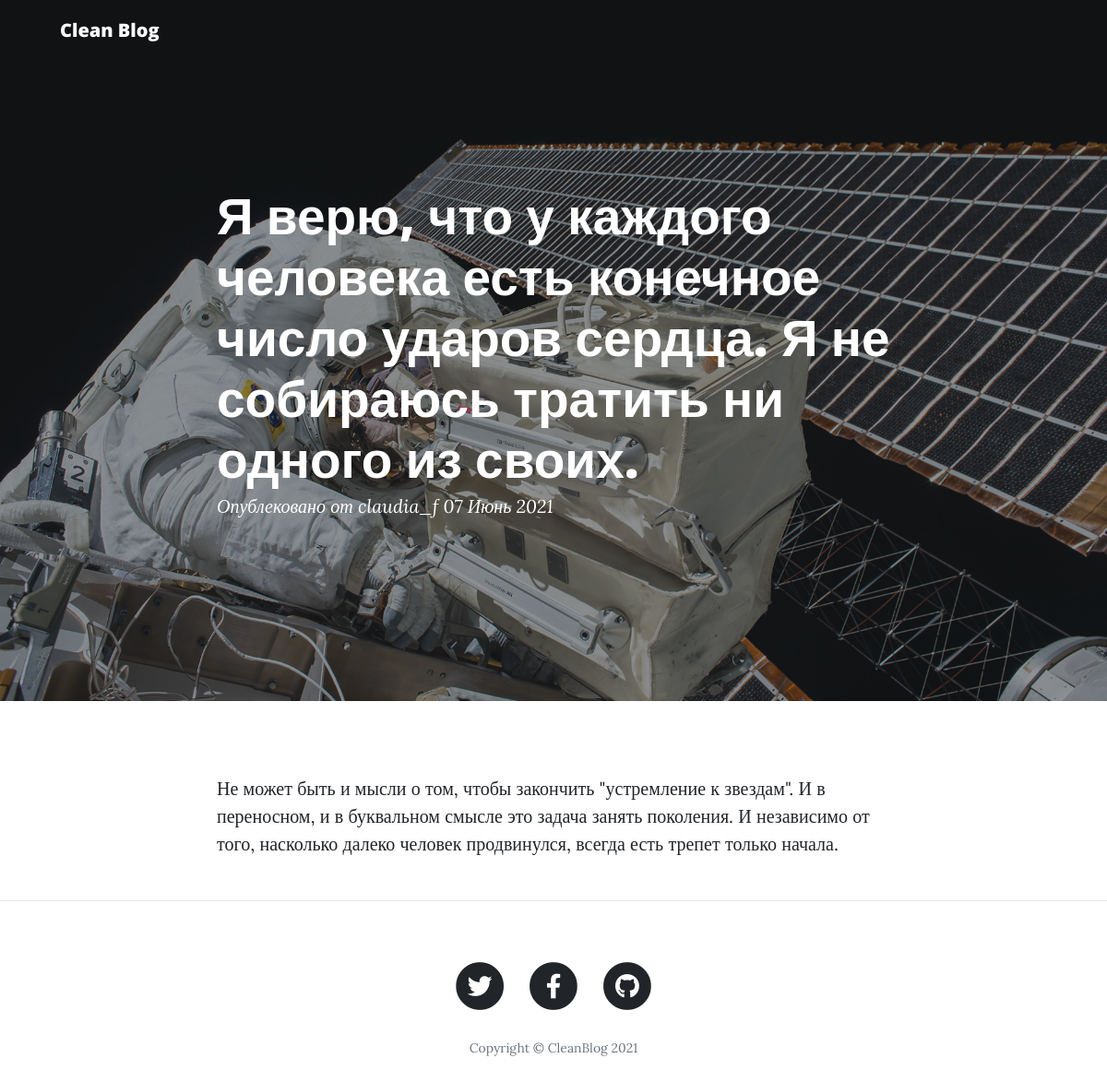
Screenshot of /post/2 with the database file from the repository.
### posts/models.py (models this page shows, shortened)
class Post(models.Model):
    title = models.CharField(max_length=128)
    description = models.CharField(max_length=64, blank=True)
    text = models.TextField()
    created_timestamp = models.DateTimeField(auto_now_add=True)
    user = models.ForeignKey(User, on_delete=models.CASCADE)

### posts/views.py (the view)
# urls.py: path('post/<int:id>', post, name='post'),
def post(request, id):
    post = Post.objects.get(id=id)
    context = {'title': f'Clean Blog - {post.title}', 'post': post}
    return render(request, 'posts/post.html', context)

### posts/templates/posts/post.html (shortened to what this page needs)
<!DOCTYPE html>
<html lang="en">
<head>
    <link href="/static/vendor/bootstrap/css/bootstrap.css" rel="stylesheet">
    <link href="/static/vendor/fontawesome-free/css/all.css" rel="stylesheet" type="text/css">
    <link href="/static/css/clean-blog.css" rel="stylesheet">
</head>
<body>
<nav class="navbar navbar-expand-lg navbar-light fixed-top" id="mainNav">
    <div class="container">
        <a class="navbar-brand" href="index.html">Clean Blog</a>
    </div>
</nav>
<header class="masthead" style="background-image: url('/static/img/post-bg.jpg')">
    <div class="overlay"></div>
    <div class="container">
        <div class="row">
            <div class="col-lg-8 col-md-10 mx-auto">
                <div class="post-heading">
                    <h1>{{ post.title }}</h1>
                    <span class="meta">
                        Опублековано от
                        <a href="#">{{ post.user.username }}</a>
                        {{ post.created_timestamp|date:'d F Y' }}
                    </span>
                </div>
            </div>
        </div>
    </div>
</header>
<article>
    <div class="container">
        <div class="row">
            <div class="col-lg-8 col-md-10 mx-auto">
                <p>
                    {{ post.text }}
                </p>
            </div>
        </div>
    </div>
</article>
<hr>
<footer>
    <div class="container">
        <div class="row">
            <div class="col-lg-8 col-md-10 mx-auto">
                <ul class="list-inline text-center">
                    <li class="list-inline-item">
                        <a href="#">
                <span class="fa-stack fa-lg">
                  <i class="fas fa-circle fa-stack-2x"></i>
                  <i class="fab fa-twitter fa-stack-1x fa-inverse"></i>
                </span>
                        </a>
                    </li>
                    <li class="list-inline-item">
                        <a href="#">
                <span class="fa-stack fa-lg">
                  <i class="fas fa-circle fa-stack-2x"></i>
                  <i class="fab fa-facebook-f fa-stack-1x fa-inverse"></i>
                </span>
                        </a>
                    </li>
                    <li class="list-inline-item">
                        <a href="#">
                <span class="fa-stack fa-lg">
                  <i class="fas fa-circle fa-stack-2x"></i>
                  <i class="fab fa-github fa-stack-1x fa-inverse"></i>
                </span>
                        </a>
                    </li>
                </ul>
                <p class="copyright text-muted">Copyright &copy; CleanBlog 2021</p>
            </div>
        </div>
    </div>
</footer>
</body>
</html>

### static/css/clean-blog.css (style rules this page uses)
body { font-size: 20px; color: #212529; font-family: 'Lora', 'Times New Roman', serif; }
p { line-height: 1.5; margin: 30px 0; }
h1, h2, h3, h4, h5, h6 { font-weight: 800; font-family: 'Open Sans', 'Helvetica Neue', Helvetica, Arial, sans-serif; }
a { color: #212529; transition: all 0.2s; }
#mainNav { position: absolute; border-bottom: 1px solid #e9ecef; background-color: white; font-family: 'Open Sans', 'Helvetica Neue', Helvetica, Arial, sans-serif; }
#mainNav .navbar-brand { font-weight: 800; color: #343a40; }
@media only screen and (min-width: 992px) { #mainNav { border-bottom: 1px solid transparent; background: transparent; } }
@media only screen and (min-width: 992px) { #mainNav .navbar-brand { padding: 10px 20px; color: #fff; } }
@media only screen and (min-width: 992px) { #mainNav { transition: background-color 0.2s; transform: translate3d(0, 0, 0); -webkit-backface-visibility: hidden; backface-visibility: hidden; } }
header.masthead { margin-bottom: 50px; background: no-repeat center center; background-color: #868e96; background-attachment: scroll; position: relative; background-size: cover; }
header.masthead .overlay { position: absolute; top: 0; left: 0; height: 100%; width: 100%; background-color: #212529; opacity: 0.5; }
header.masthead .page-heading, header.masthead .post-heading, header.masthead .site-heading { padding: 200px 0 150px; color: white; }
@media only screen and (min-width: 768px) { header.masthead .page-heading, header.masthead .post-heading, header.masthead .site-heading { padding: 200px 0; } }
header.masthead .post-heading h1 { font-size: 35px; }
header.masthead .post-heading .meta, header.masthead .post-heading .subheading { line-height: 1.1; display: block; }
header.masthead .post-heading .meta { font-size: 20px; font-weight: 300; font-style: italic; font-family: 'Lora', 'Times New Roman', serif; }
header.masthead .post-heading .meta a { color: #fff; }
@media only screen and (min-width: 768px) { header.masthead .post-heading h1 { font-size: 55px; } }
footer { padding: 50px 0 65px; }
footer .list-inline { margin: 0; padding: 0; }
footer .copyright { font-size: 14px; margin-bottom: 0; text-align: center; }

### rows the page displays
Post: title "Я верю, что у каждого человека есть конечное число ударов сердца. Я не собираюсь тратить ни одного из своих.", user.username "claudia_f", created_timestamp "07 Июнь 2021", text "Не может быть и мысли о том, чтобы закончить \"устремление к звездам\". И в переносном, и в буквальном смысле это задача занять поколения. И независимо от того, насколько далеко человек продвинулся, всегда есть трепет только начала."
